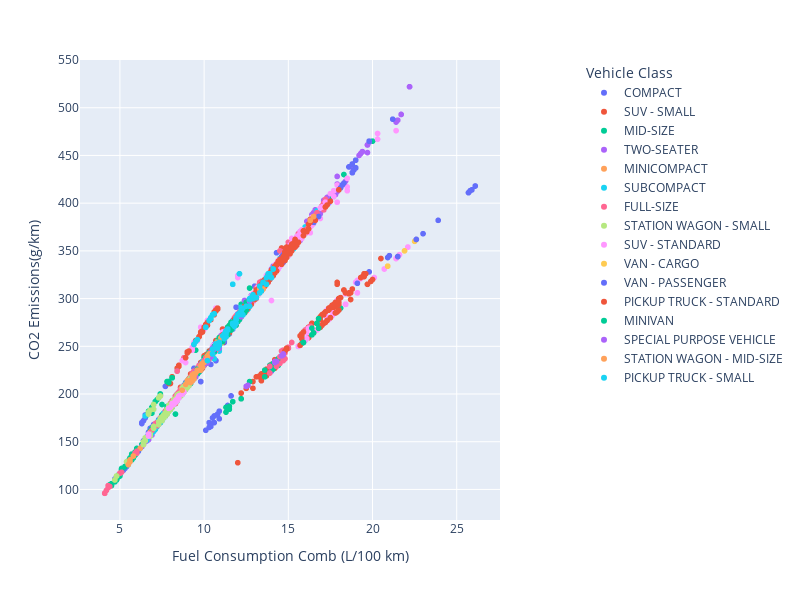

The notebook cell this image was saved under:
### Code cell
#plotly scatter
fig = px.scatter(
  data_frame=df_co2, x='Fuel Consumption Comb (L/100 km)', y='CO2 Emissions(g/km)', color='Vehicle Class', width=800, height=600
)
fig.update_layout(legend_x=1.2, legend_y=1)

### Figure 1 — Plotly figure (JSON) as saved in the notebook; plotly's stock layout.template omitted (floating-point values rounded to 4 significant figures; data arrays with more than 128 entries replaced by an {"elided": "..."} marker saying what was removed)
{"data": [{"hovertemplate": "Vehicle Class=COMPACT<br>Fuel Consumption Comb (L/100 km)=%{x}<br>CO2 Emissions(g/km)=%{y}<extra></extra>", "legendgroup": "COMPACT", "marker": {"color": "#636efa", "symbol": "circle"}, "mode": "markers", "name": "COMPACT", "showlegend": true, "type": "scattergl", "x": {"elided": "1022 float values"}, "xaxis": "x", "y": {"elided": "1022 int values"}, "yaxis": "y"}, {"hovertemplate": "Vehicle Class=SUV - SMALL<br>Fuel Consumption Comb (L/100 km)=%{x}<br>CO2 Emissions(g/km)=%{y}<extra></extra>", "legendgroup": "SUV - SMALL", "marker": {"color": "#EF553B", "symbol": "circle"}, "mode": "markers", "name": "SUV - SMALL", "showlegend": true, "type": "scattergl", "x": {"elided": "1217 float values"}, "xaxis": "x", "y": {"elided": "1217 int values"}, "yaxis": "y"}, {"hovertemplate": "Vehicle Class=MID-SIZE<br>Fuel Consumption Comb (L/100 km)=%{x}<br>CO2 Emissions(g/km)=%{y}<extra></extra>", "legendgroup": "MID-SIZE", "marker": {"color": "#00cc96", "symbol": "circle"}, "mode": "markers", "name": "MID-SIZE", "showlegend": true, "type": "scattergl", "x": {"elided": "1133 float values"}, "xaxis": "x", "y": {"elided": "1133 int values"}, "yaxis": "y"}, {"hovertemplate": "Vehicle Class=TWO-SEATER<br>Fuel Consumption Comb (L/100 km)=%{x}<br>CO2 Emissions(g/km)=%{y}<extra></extra>", "legendgroup": "TWO-SEATER", "marker": {"color": "#ab63fa", "symbol": "circle"}, "mode": "markers", "name": "TWO-SEATER", "showlegend": true, "type": "scattergl", "x": {"elided": "460 float values"}, "xaxis": "x", "y": {"elided": "460 int values"}, "yaxis": "y"}, {"hovertemplate": "Vehicle Class=MINICOMPACT<br>Fuel Consumption Comb (L/100 km)=%{x}<br>CO2 Emissions(g/km)=%{y}<extra></extra>", "legendgroup": "MINICOMPACT", "marker": {"color": "#FFA15A", "symbol": "circle"}, "mode": "markers", "name": "MINICOMPACT", "showlegend": true, "type": "scattergl", "x": {"elided": "326 float values"}, "xaxis": "x", "y": {"elided": "326 int values"}, "yaxis": "y"}, {"hovertemplate": "Vehicle Class=SUBCOMPACT<br>Fuel Consumption Comb (L/100 km)=%{x}<br>CO2 Emissions(g/km)=%{y}<extra></extra>", "legendgroup": "SUBCOMPACT", "marker": {"color": "#19d3f3", "symbol": "circle"}, "mode": "markers", "name": "SUBCOMPACT", "showlegend": true, "type": "scattergl", "x": {"elided": "606 float values"}, "xaxis": "x", "y": {"elided": "606 int values"}, "yaxis": "y"}, {"hovertemplate": "Vehicle Class=FULL-SIZE<br>Fuel Consumption Comb (L/100 km)=%{x}<br>CO2 Emissions(g/km)=%{y}<extra></extra>", "legendgroup": "FULL-SIZE", "marker": {"color": "#FF6692", "symbol": "circle"}, "mode": "markers", "name": "FULL-SIZE", "showlegend": true, "type": "scattergl", "x": {"elided": "639 float values"}, "xaxis": "x", "y": {"elided": "639 int values"}, "yaxis": "y"}, {"hovertemplate": "Vehicle Class=STATION WAGON - SMALL<br>Fuel Consumption Comb (L/100 km)=%{x}<br>CO2 Emissions(g/km)=%{y}<extra></extra>", "legendgroup": "STATION WAGON - SMALL", "marker": {"color": "#B6E880", "symbol": "circle"}, "mode": "markers", "name": "STATION WAGON - SMALL", "showlegend": true, "type": "scattergl", "x": {"elided": "252 float values"}, "xaxis": "x", "y": {"elided": "252 int values"}, "yaxis": "y"}, {"hovertemplate": "Vehicle Class=SUV - STANDARD<br>Fuel Consumption Comb (L/100 km)=%{x}<br>CO2 Emissions(g/km)=%{y}<extra></extra>", "legendgroup": "SUV - STANDARD", "marker": {"color": "#FF97FF", "symbol": "circle"}, "mode": "markers", "name": "SUV - STANDARD", "showlegend": true, "type": "scattergl", "x": {"elided": "735 float values"}, "xaxis": "x", "y": {"elided": "735 int values"}, "yaxis": "y"}, {"hovertemplate": "Vehicle Class=VAN - CARGO<br>Fuel Consumption Comb (L/100 km)=%{x}<br>CO2 Emissions(g/km)=%{y}<extra></extra>", "legendgroup": "VAN - CARGO", "marker": {"color": "#FECB52", "symbol": "circle"}, "mode": "markers", "name": "VAN - CARGO", "showlegend": true, "type": "scattergl", "x": [15.1, 15.9, 20.9, 16.5, 21.5, 16.5, 21.5, 16.5, 22.6, 16.2, 21.9, 17.2, 22.5, 15.1, 15.9, 20.9, 16.5, 21.5, 16.5, 21.5, 16.5, 22.6], "xaxis": "x", "y": [347, 366, 334, 380, 344, 380, 344, 380, 362, 373, 350, 396, 360, 347, 366, 334, 380, 344, 380, 344, 380, 362], "yaxis": "y"}, {"hovertemplate": "Vehicle Class=VAN - PASSENGER<br>Fuel Consumption Comb (L/100 km)=%{x}<br>CO2 Emissions(g/km)=%{y}<extra></extra>", "legendgroup": "VAN - PASSENGER", "marker": {"color": "#636efa", "symbol": "circle"}, "mode": "markers", "name": "VAN - PASSENGER", "showlegend": true, "type": "scattergl", "x": [16.5, 21.5, 16.5, 22.6, 18.0, 18.8, 25.7, 18.2, 18.9, 25.8, 16.8, 23.0, 21.2, 18.3, 23.9, 16.5, 21.5, 16.5, 22.6, 18.0, 18.8, 25.7, 18.2, 18.9, 25.8, 18.0, 18.8, 18.8, 25.9, 18.1, 19.0, 19.0, 26.1, 14.7, 14.8, 19.7, 18.0, 18.8, 18.8, 25.9, 18.1, 19.0, 19.0, 26.1, 18.8, 19.8, 14.6, 15.2, 21.0, 18.8, 19.8, 18.6, 19.0, 14.6, 15.1, 20.9, 18.6, 19.0, 14.7, 15.1, 14.7, 15.2, 14.5, 19.1, 15.0, 19.8], "xaxis": "x", "y": [380, 344, 380, 362, 414, 432, 411, 419, 435, 413, 386, 368, 488, 421, 382, 380, 344, 380, 362, 414, 432, 411, 419, 435, 413, 414, 432, 432, 414, 416, 437, 437, 418, 338, 340, 315, 414, 432, 432, 414, 416, 437, 437, 418, 441, 465, 342, 356, 345, 441, 465, 438, 445, 344, 354, 343, 438, 445, 345, 354, 346, 355, 340, 316, 352, 328], "yaxis": "y"}, {"hovertemplate": "Vehicle Class=PICKUP TRUCK - STANDARD<br>Fuel Consumption Comb (L/100 km)=%{x}<br>CO2 Emissions(g/km)=%{y}<extra></extra>", "legendgroup": "PICKUP TRUCK - STANDARD", "marker": {"color": "#EF553B", "symbol": "circle"}, "mode": "markers", "name": "PICKUP TRUCK - STANDARD", "showlegend": true, "type": "scattergl", "x": {"elided": "538 float values"}, "xaxis": "x", "y": {"elided": "538 int values"}, "yaxis": "y"}, {"hovertemplate": "Vehicle Class=MINIVAN<br>Fuel Consumption Comb (L/100 km)=%{x}<br>CO2 Emissions(g/km)=%{y}<extra></extra>", "legendgroup": "MINIVAN", "marker": {"color": "#00cc96", "symbol": "circle"}, "mode": "markers", "name": "MINIVAN", "showlegend": true, "type": "scattergl", "x": [12.0, 16.8, 11.8, 16.5, 10.6, 12.0, 9.7, 9.8, 11.1, 11.4, 15.9, 11.3, 12.4, 12.1, 12.0, 16.8, 11.8, 16.4, 10.6, 11.6, 11.4, 12.5, 9.6, 9.8, 10.5, 11.4, 15.9, 11.4, 12.5, 12.0, 16.8, 11.8, 16.4, 10.6, 11.6, 11.4, 12.5, 9.7, 9.8, 11.4, 12.5, 10.9, 10.6, 11.8, 16.7, 10.7, 11.6, 11.4, 12.5, 9.6, 9.8, 10.9, 11.7, 10.9, 10.6, 11.8, 16.7, 10.7, 10.6, 11.6, 11.4, 12.5, 10.9, 11.7, 10.9, 10.6, 11.8, 16.7, 10.7, 10.6, 11.5, 10.8, 11.7, 10.6, 10.6, 11.8, 10.6, 11.5, 11.0, 11.7], "xaxis": "x", "y": [276, 269, 271, 264, 244, 276, 223, 225, 255, 262, 254, 260, 285, 278, 276, 269, 271, 262, 244, 267, 262, 288, 221, 225, 242, 262, 254, 262, 288, 282, 279, 276, 269, 250, 275, 269, 296, 226, 229, 267, 290, 257, 249, 276, 274, 251, 275, 269, 296, 226, 230, 255, 274, 259, 249, 276, 274, 252, 247, 275, 269, 296, 256, 274, 259, 249, 276, 274, 252, 247, 272, 254, 274, 249, 249, 276, 248, 271, 259, 274], "yaxis": "y"}, {"hovertemplate": "Vehicle Class=SPECIAL PURPOSE VEHICLE<br>Fuel Consumption Comb (L/100 km)=%{x}<br>CO2 Emissions(g/km)=%{y}<extra></extra>", "legendgroup": "SPECIAL PURPOSE VEHICLE", "marker": {"color": "#ab63fa", "symbol": "circle"}, "mode": "markers", "name": "SPECIAL PURPOSE VEHICLE", "showlegend": true, "type": "scattergl", "x": [9.5, 9.9, 10.1, 10.4, 10.2, 12.2, 9.3, 9.4, 9.4, 9.9, 10.2, 10.4, 10.1, 12.2, 9.4, 9.8, 9.4, 9.5, 10.4, 10.4, 14.2, 10.7, 10.7, 14.6, 10.7, 10.7, 14.6, 11.4, 12.7, 10.2, 10.9, 9.4, 9.8, 9.4, 10.4, 14.2, 10.8, 14.7, 12.7, 10.2, 10.5, 9.4, 9.9, 9.3, 10.4, 14.3, 10.7, 14.7, 12.7, 10.7, 11.4, 9.3, 9.9, 9.3, 9.3, 12.6, 10.6, 9.2, 9.2, 12.5, 10.7, 12.7, 10.7, 10.5, 11.4, 9.3, 9.9, 9.3, 12.6, 9.3, 10.6, 9.2, 9.2, 12.5, 10.7, 9.3, 9.9], "xaxis": "x", "y": [218, 228, 232, 239, 235, 281, 214, 216, 216, 228, 235, 239, 232, 281, 216, 225, 220, 223, 243, 243, 233, 252, 252, 240, 252, 252, 240, 268, 298, 233, 248, 220, 231, 220, 244, 234, 253, 242, 298, 240, 248, 220, 232, 218, 244, 234, 251, 241, 298, 251, 268, 218, 232, 219, 219, 209, 247, 214, 214, 208, 251, 297, 251, 248, 268, 218, 232, 219, 209, 219, 247, 214, 214, 208, 251, 218, 232], "yaxis": "y"}, {"hovertemplate": "Vehicle Class=STATION WAGON - MID-SIZE<br>Fuel Consumption Comb (L/100 km)=%{x}<br>CO2 Emissions(g/km)=%{y}<extra></extra>", "legendgroup": "STATION WAGON - MID-SIZE", "marker": {"color": "#FFA15A", "symbol": "circle"}, "mode": "markers", "name": "STATION WAGON - MID-SIZE", "showlegend": true, "type": "scattergl", "x": [9.2, 9.3, 10.5, 13.5, 13.5, 5.5, 9.3, 9.3, 10.8, 13.3, 9.4, 9.8, 9.9, 5.6, 9.0, 9.3, 13.3, 10.8, 9.8, 9.9, 5.6, 8.9, 11.0, 9.8, 9.9, 5.8, 8.7, 9.4, 9.4, 13.3, 9.6, 9.5, 11.1, 9.8, 9.9, 5.8, 9.3, 9.2, 9.6, 10.2, 12.7, 9.6, 10.8, 10.2, 10.3, 16.3, 9.4, 10.0, 12.7, 10.2, 10.3, 16.5, 16.5], "xaxis": "x", "y": [212, 214, 242, 310, 310, 126, 214, 214, 248, 306, 216, 225, 228, 129, 214, 220, 310, 253, 230, 232, 131, 210, 259, 230, 232, 135, 204, 219, 221, 312, 225, 222, 261, 230, 232, 135, 216, 214, 224, 239, 299, 225, 254, 240, 242, 382, 219, 233, 299, 240, 242, 386, 386], "yaxis": "y"}, {"hovertemplate": "Vehicle Class=PICKUP TRUCK - SMALL<br>Fuel Consumption Comb (L/100 km)=%{x}<br>CO2 Emissions(g/km)=%{y}<extra></extra>", "legendgroup": "PICKUP TRUCK - SMALL", "marker": {"color": "#19d3f3", "symbol": "circle"}, "mode": "markers", "name": "PICKUP TRUCK - SMALL", "showlegend": true, "type": "scattergl", "x": {"elided": "159 float values"}, "xaxis": "x", "y": {"elided": "159 int values"}, "yaxis": "y"}], "layout": {"height": 600, "legend": {"title": {"text": "Vehicle Class"}, "tracegroupgap": 0, "x": 1.2, "y": 1}, "margin": {"t": 60}, "width": 800, "xaxis": {"anchor": "y", "domain": [0, 1], "title": {"text": "Fuel Consumption Comb (L/100 km)"}}, "yaxis": {"anchor": "x", "domain": [0, 1], "title": {"text": "CO2 Emissions(g/km)"}}}}
